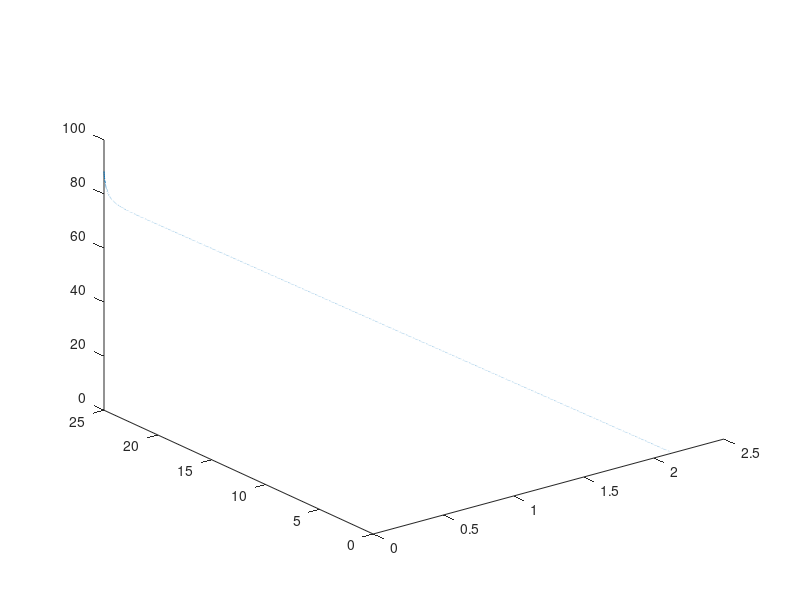

Source code (MATLAB):
%% Euler Method of Computing
t_o = 0;        % s
g = 9.81;       % m/s^2
J = 0.8;        % kg*m^2 - 
B = 0.08;        % kg*m^2/s
tau = 500;       % N*m - braking torque
l_o = 0.22;
u_o = 0.9;
M = 220;        % kg - Normal Mass
r = 0.28;       % m - radius of wheel
delta_t = 0.001; % s - time step

t = t_o;

v_o = 25; %m/s
v_i = v_o;

w_o = v_i / r;
w_i = w_o;

x = 0;

w_array = [];
v_array = [];
t_array = [];
l_array = [];
u_array = [];
x_array = [];

fprintf('%5s \t %10s \t %10s \t %10s \t %10s \t %10s \n', 't', 'v', 'w', 'u(l)', 'l', 'x')
mult = 1;
while ( v_i > 0.1 )
    
        l = 1 - ( (r*w_i) / v_i );
        if ( l > 1 ) 
            l = 1;
        elseif ( l < 0 )
            l = 0;
        end
        
        u = 2*u_o*( (l_o * l) / ( (l_o^2) + (l^2) ) );
        
        v_i1 = v_i - u * g * delta_t;
        w_i1 = mult*(delta_t/J)*( u * M * g * r - B * w_i - tau ) + w_i;
        if( w_i1 <= 0 )
            mult = 0;
        else
            mult = 1;
        end
        
        x_1 = v_i*delta_t + x;
    
        fprintf('%5.2f \t %10.4f \t %10.4f \t %10.4f \t %10.4f \t %10.4f\n', t, v_i1, w_i1, u, l, x)
    
        t = t + delta_t;
        v_i = v_i1;
        w_i = w_i1;
        x = x_1;
        
        
        w_array = cat(1, w_array, w_i);
        v_array = cat(1, v_array, v_i);
        t_array = cat(1, t_array, t);
        l_array = cat(1, l_array, l);
        u_array = cat(1, u_array, u);
        x_array = cat(1, x_array, x);
end;

plot( t_array, u_array )

%% Midpoint  Approximation - Computing Using 2 Timesteps 
t_o = 0;        % s
g = 9.81;       % m/s^2
J = 0.8;        % kg*m^2 - 
B = 0.08;        % kg*m^2/s
tau = 500;       % N*m - braking torque
l_o = 0.22;
u_o = 0.9;
M = 220;        % kg - Normal Mass
r = 0.28;       % m - radius of wheel
delta_t = 0.001; % s - time step

t = t_o;

v_o = 25; %m/s
v_i = v_o;

w_o = v_i / r;
w_i = w_o;

x = 0;

w_array = [];
v_array = [];
t_array = [];
l_array = [];
u_array = [];
x_array = [];

fprintf('%5s \t %10s \t %10s \t %10s \t %10s \t %10s \n', 't', 'v', 'w', 'u(l)', 'l', 'x')
mult1 = 1;
mult2 = 1;
while ( v_i > 0.1 )
    
        % First block ------------------
        l_1 = 1 - ( (r*w_i) / v_i );
        if ( l_1 > 1 ) 
            l_1 = 1;
        elseif ( l_1 < 0 )
            l_1 = 0;
        end
        
        u_1 = 2*u_o*( (l_o * l_1) / ( (l_o^2) + (l_1^2) ) );
        
        w_i1 = mult1*(delta_t/J)*( u_1 * M * g * r - B * w_i - tau ) + w_i;
        if( w_i1 <= 0 )
            mult1 = 0;
        else
            mult1 = 1;
        end
        
        v_i1 = v_i - u_1 * g * delta_t;
        x_1 = v_i1*delta_t + x;
        % -------------------------------
        
        % Second Block ------------------
        
        l_2 = 1 - ( (r*w_i1) / v_i1 );
        if ( l_2 > 1 ) 
            l_2 = 1;
        elseif ( l_2 < 0 )
            l_2 = 0;
        end
        
        u_2 = 2*u_o*( (l_o * l_2) / ( (l_o^2) + (l_2^2) ) );
        w_i2 = mult2*(delta_t/J)*( u_2 * M * g * r - B * w_i1 - tau ) + w_i1;
        if( w_i2 <= 0 )
            mult2 = 0;
        else
            mult2 = 1;
        end
        v_i2 = v_i1 - u_2 * g * delta_t;
        x_2 = v_i2*delta_t + x_1;
        %----------------------------------
        % Mid points -----------------------
        u = (u_1 + u_2) / 2;
        l = (l_1 + l_2) / 2;
        v = (v_i1 + v_i2) / 2;
        w = (w_i2 + w_i1) / 2;
        x = (x_2 + x_1) / 2 ;
        
        fprintf('%5.2f \t %10.4f \t %10.4f \t %10.4f \t %10.4f \t %10.4f\n', t, v, w, u, l, x)
    
        w_array = cat(1, w_array, w);
        v_array = cat(1, v_array, v);
        t_array = cat(1, t_array, t);
        l_array = cat(1, l_array, l);
        u_array = cat(1, u_array, u);
        x_array = cat(1, x_array, x);
        
        t = t + delta_t;
        v_i = v;
        w_i = w;
end;
%plot(  t_array, u_array )
%plot(  t_array, l_array )
%plot(  t_array, v_array )
%plot(  t_array, w_array )
%plot(  t_array, x_array )
%plot(  w_array, v_array )
plot3( t_array, v_array, w_array )